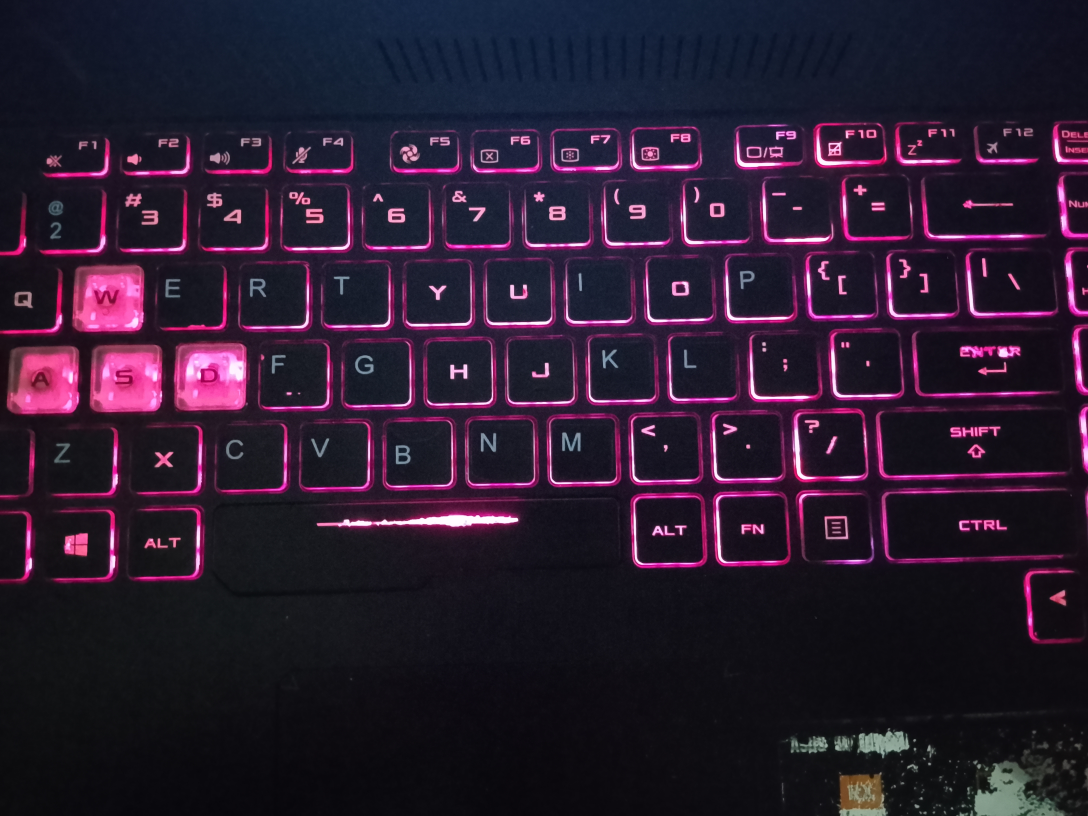
#> input picture Andro.jpeg, 3264 x 2448 px (shown at 1/3 size); its folder holds only this picture in this run
$ python main.py Andro.jpeg
#> lines starting #> are read from the running program, lines starting #| are printed output that depends on the picture
import os
import sys
from PIL import Image
from PIL.ExifTags import TAGS
from pillow_heif import register_heif_opener
import numpy as np

register_heif_opener()
#> (this line was passed over: pillow_heif is not available in this run)

# ==========================================
# PENGATURAN: GANTI NAMA FILE DI SINI
# ==========================================
# Foto contoh yang tersedia:
#   "Andro.jpeg" -> foto dari Android
#   "cam.jpeg"   -> foto dari kamera DSLR/mirrorless (Sony)
#   "coba.heif"  -> foto dari iPhone
# Foto lain juga bisa dipakai: taruh di folder ini, lalu tulis namanya.

NAMA_FILE = "cam.jpeg"

# Cara lain: pilih foto lewat terminal tanpa mengubah kode
#   python main.py Andro.jpeg
if len(sys.argv) > 1:
    NAMA_FILE = sys.argv[1]

# Cek apakah file ada
if not os.path.exists(NAMA_FILE):
    print(f"File '{NAMA_FILE}' tidak ditemukan.")
    print("Foto yang tersedia di folder ini:")
    for f in sorted(os.listdir(".")):
        if f.lower().endswith((".jpg", ".jpeg", ".png", ".heic", ".heif")):
            print(" -", f)
    sys.exit()


# ==========================================
# 1. MEMBUKA FOTO
# ==========================================

foto = Image.open(NAMA_FILE)
#> foto is the input picture: PIL image 3264x2448 RGB; mean R, G, B 42.5, 27.5, 46.7


# ==========================================
# 2. INFORMASI DASAR FOTO
# ==========================================

print("=== INFORMASI FOTO ===")

# Mengambil lebar dan tinggi gambar
lebar, tinggi = foto.size
#> lebar = 3264; tinggi = 2448

# Menghitung jumlah pixel
jumlah_pixel = lebar * tinggi
#> jumlah_pixel = 7990272

print("Nama file      :", os.path.basename(NAMA_FILE))
print("Format         :", foto.format)
#| Format         : JPEG
print("Ukuran         :", foto.size)
#| Ukuran         : (3264, 2448)
print("Mode warna     :", foto.mode)
#| Mode warna     : RGB
print("Lebar          :", lebar, "pixel")
#| Lebar          : 3264 pixel
print("Tinggi         :", tinggi, "pixel")
#| Tinggi         : 2448 pixel
print("Jumlah pixel   :", jumlah_pixel)
#| Jumlah pixel   : 7990272
print("Resolusi       :", lebar, "x", tinggi, "pixel")
#| Resolusi       : 3264 x 2448 pixel
print("DPI            :", foto.info.get("dpi", "Tidak tersedia"))
#| DPI            : (72.0, 72.0)


# ==========================================
# 3. METADATA / EXIF (TAG PILIHAN)
# ==========================================

print("\n=== METADATA FOTO ===")

# Membaca EXIF utama
exif_data = foto.getexif()

# Membaca Exif IFD (tempat ISO, aperture, focal length, dll)
try:
    exif_detail = exif_data.get_ifd(0x8769)
#> exif_detail = 29 items
except Exception:
    exif_detail = {}

# Gabungkan semua tag ke satu dictionary
# (kode angka diterjemahkan menjadi nama teks lewat TAGS)
semua_exif = {}

for kode, nilai in exif_data.items():
    semua_exif[TAGS.get(kode, kode)] = nilai
#> this loop made 15 passes
#> (kode, nilai) on passes 1, 2, 3, 4, 5, 6, 7, 8, 9, 10, 11, 13: (256, 3264), (257, 2448), (296, 2), (34665, 254), (270, ''), (271, 'realme'), (272, 'realme Note 60'), (305, ''), (274, 0), (306, '2026:10:07 20:05:04'), (531, 1), (33432, '')
#> kode on passes 12, 14: 283, 282
#> after the loop, semua_exif = 15 items

for kode, nilai in exif_detail.items():
    semua_exif[TAGS.get(kode, kode)] = nilai
#> this loop made 29 passes
#> (kode, nilai) on passes 4, 5, 8, 9, 10, 12, 13, 14, 15, 16, 20, 21: (36867, '2026:10:07 20:05:04'), (36868, '2026:10:07 20:05:04'), (40961, 1), (37384, 3), (37385, 0), (40962, 3264), (40963, 2448), (40966, 0), (41990, 0), (41992, 127), (37520, '10'), (37521, '100')
#> kode on passes 1, 2, 3, 6, 7, 11: 36864, 37121, 37378, 37379, 40960, 37386
#> after the loop, semua_exif = 44 items

# Hanya tampilkan tag yang penting
tag_pilihan = [
    "Make",
    "Model",
    "DateTimeOriginal",
    "ExposureTime",
    "FNumber",
    "ISOSpeedRatings",
    "FocalLength",
    "ExifImageWidth",
    "ExifImageHeight"
]

ada_tag = False

for nama_tag in tag_pilihan:
    if nama_tag in semua_exif:
        print(nama_tag, ":", semua_exif[nama_tag])
        ada_tag = True
#> this loop made 9 passes
#| Make : realme
#| Model : realme Note 60
#| DateTimeOriginal : 2026:10:07 20:05:04
#| ExposureTime : 0.1
#| FNumber : 1.8
#| ISOSpeedRatings : 6400
#| FocalLength : 3.64
#| ExifImageWidth : 3264
#> (further printed lines are left out)

if not ada_tag:
    print("Metadata EXIF tidak tersedia.")


# ==========================================
# 4. INFORMASI KAMERA
# ==========================================

print("\n=== INFORMASI KAMERA ===")

# Tiap item: (label, [kemungkinan nama tag])
metadata_dicari = [
    ("Merek Kamera",        ["Make"]),
    ("Model Kamera",        ["Model"]),
    ("Tanggal Pengambilan", ["DateTimeOriginal", "DateTime"]),
    ("ISO",                 ["ISOSpeedRatings", "PhotographicSensitivity", "ISO"]),
    ("Aperture",            ["FNumber"]),
    ("Focal Length",        ["FocalLength"]),
]

for label, daftar_tag in metadata_dicari:

    nilai = None

    for tag in daftar_tag:
        if tag in semua_exif:
            nilai = semua_exif[tag]
            break

    # Beberapa perangkat menyimpan ISO sebagai tuple, ambil nilai pertama
    if isinstance(nilai, (tuple, list)) and len(nilai) > 0:
        nilai = nilai[0]

    if nilai is None:
        print(label, ": Tidak tersedia")
    elif label == "Aperture":
        print(label, f": f/{float(nilai)}")
    elif label == "Focal Length":
        print(label, f": {float(nilai)} mm")
    else:
        print(label, ":", nilai)


# ==========================================
# 5. NILAI PIXEL
# ==========================================

print("\n=== NILAI PIXEL ===")

koordinat = [
    (0, 0),
    (10, 10),
    (100, 100)
]

for x, y in koordinat:

    if x < lebar and y < tinggi:

        nilai_pixel = foto.getpixel((x, y))

        print(f"Pixel ({x},{y}) :", nilai_pixel)
#> this loop made 3 passes
#> nilai_pixel on passes 1 to 3: (15, 17, 32), (16, 18, 33), (18, 21, 36)
#| Pixel (0,0) : (15, 17, 32)
#| Pixel (10,10) : (16, 18, 33)
#| Pixel (100,100) : (18, 21, 36)


# ==========================================
# 6. DATA RGB
# ==========================================

print("\n=== DATA RGB PIXEL (0,0) ===")

pixel = foto.getpixel((0, 0))
#> pixel = (15, 17, 32)

if foto.mode in ("RGB", "RGBA"):

    r, g, b = pixel[:3]
#> r = 15; g = 17; b = 32

    print("Nilai R (Red)   :", r)
#| Nilai R (Red)   : 15
    print("Nilai G (Green) :", g)
#| Nilai G (Green) : 17
    print("Nilai B (Blue)  :", b)
#| Nilai B (Blue)  : 32

else:

    print("Foto bukan dalam mode RGB.")


# ==========================================
# 7. SUSUNAN PIXEL
# ==========================================

print("\n=== CONTOH SUSUNAN PIXEL ===")

print("Menampilkan 3 baris x 5 kolom pertama:")

for y in range(3):

    baris = []

    for x in range(5):

        pixel = foto.getpixel((x, y))

        baris.append(pixel)

    print(baris)


# ==========================================
# 8. GAMBAR SEBAGAI ARRAY ANGKA
# ==========================================

print("\n=== GAMBAR SEBAGAI ARRAY ANGKA ===")

# Mengubah seluruh gambar menjadi array angka
array_foto = np.array(foto.convert("RGB"))

print("Bentuk array   :", array_foto.shape)   # (tinggi, lebar, 3)
#| Bentuk array   : (2448, 3264, 3)
print("Tipe data      :", array_foto.dtype)   # uint8 = angka 0-255
#| Tipe data      : uint8
print("Nilai minimum  :", array_foto.min())
#| Nilai minimum  : 0
print("Nilai maksimum :", array_foto.max())
#| Nilai maksimum : 255
print("Total angka    :", array_foto.size)    # tinggi x lebar x 3
#| Total angka    : 23970816

print("\nContoh 2 baris x 3 kolom pertama (R, G, B):")
print(array_foto[0:2, 0:3])
#| [[[15 17 32]
#|   [15 17 32]
#|   [15 17 32]]
#|  [[15 17 32]
#|   [15 17 32]
#|   [15 17 32]]]


# ==========================================
# 9. BUKTI: UBAH ANGKA, GAMBAR IKUT BERUBAH
# ==========================================

print("\n=== BUKTI UBAH ANGKA ===")

os.makedirs("hasil", exist_ok=True)

# Potongan 200 x 200 pixel dari tengah foto
tengah_x = lebar // 2
#> tengah_x = 1632
tengah_y = tinggi // 2
#> tengah_y = 1224

potongan = array_foto[
    max(tengah_y - 100, 0):tengah_y + 100,
    max(tengah_x - 100, 0):tengah_x + 100
].copy()
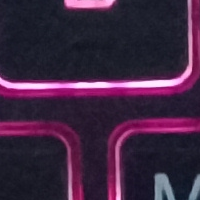
#> potongan: shape (200, 200, 3); mean R, G, B 62.2, 37.2, 64

nama = os.path.splitext(os.path.basename(NAMA_FILE))[0]
file_asli = f"hasil/{nama}_potongan_asli.png"
file_ubah = f"hasil/{nama}_potongan_tanpa_hijau.png"

# Simpan potongan asli
Image.fromarray(potongan).save(file_asli)

# Ubah angkanya: hapus channel hijau (G = 0)
potongan[:, :, 1] = 0
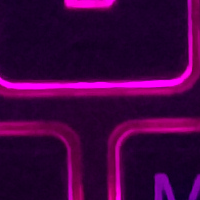
#> potongan: shape (200, 200, 3); mean R, G, B 62.2, 0, 64
Image.fromarray(potongan).save(file_ubah)

print("Potongan asli disimpan        :", file_asli)
print("Channel hijau diubah jadi 0   :", file_ubah)
print("Kesimpulan: angka diubah -> tampilan gambar ikut berubah")
